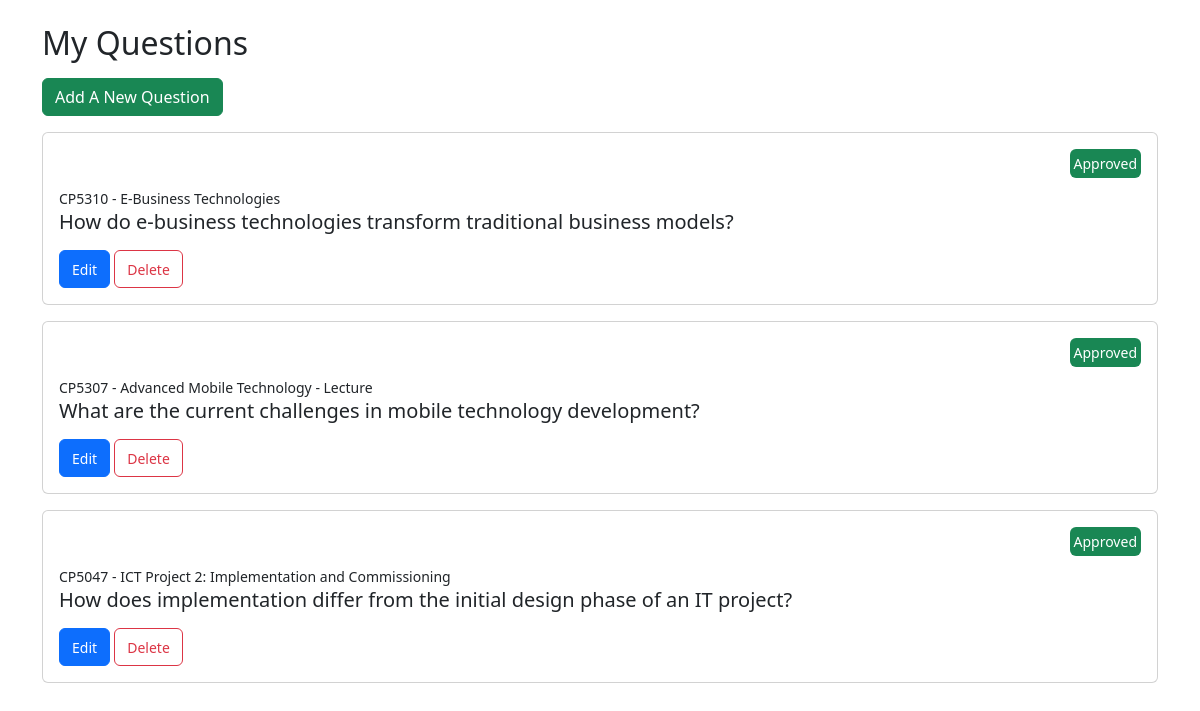
The app's page /myquestions.php (signed in) with its own data.
### tables this page shows
CREATE TABLE `questions` (
  `id` int(11) NOT NULL,
  `user_id` int(11) NOT NULL,
  `subject_id` int(11) NOT NULL,
  `question` text NOT NULL,
  `created_at` timestamp NOT NULL DEFAULT current_timestamp(),
  `approved` int(11) NOT NULL DEFAULT 0
);

### myquestions.php (the view, shortened to what this page needs)
<?php
include 'db.php';
$user_id = $_SESSION['user_id'];
$subjects_query = "SELECT * FROM subjects";
$subjects_result = mysqli_query($conn, $subjects_query);
$subjects = [];
while ($subject_row = mysqli_fetch_assoc($subjects_result)) {
    $subjects[$subject_row['id']] = $subject_row['code'] . " - " . $subject_row['name'];
}
$query = "SELECT * FROM questions WHERE user_id = '$user_id' ORDER BY created_at DESC";
$result = mysqli_query($conn, $query);
?>
<!DOCTYPE html>
<html lang="en">
<head>
    <link href="https://cdn.jsdelivr.net/npm/bootstrap@5.3.0/dist/css/bootstrap.min.css" rel="stylesheet">
    <link rel="stylesheet" href="styles/styles.css"/>
</head>
<body>
    <div class="container mt-4">
        <h2>My Questions</h2>
        <button class="btn btn-success mb-3 mt-2" id="addQuestionBtn" data-page="add_question">Add A New Question</button>
        <div id="questions-list">
            <?php
            if(mysqli_num_rows($result) > 0)
            {
             while ($row = mysqli_fetch_assoc($result)): ?>
                <div class="card mb-3">
                    <div class="card-body">
                        <div class="d-flex flex-row-reverse">
                        <h7>
                            <?php
                            if($row['approved'] == 1)
                            {
                                ?>
                                    <small class="d-inline-block p-1 mb-2 bg-success text-white rounded"> Approved</small>                                <?php
                            }else if($row['approved'] == 0){
                                ?>
                                    <small class="d-inline-block p-1 mb-2 bg-secondary text-white rounded">Pending Approval</small>
                                <?php
                            }else{
                                ?>
                                    <small class="d-inline-block p-1 mb-2 bg-danger text-white rounded text-xs">Declined</small>
                                <?php
                            }
                            ?>
                        </h7>
                        </div>
                        <small ><?= isset($subjects[$row['subject_id']]) ? $subjects[$row['subject_id']] : 'Unknown Subject' ?></small>
                        <h5 class="card-title"><?= htmlspecialchars($row['question']) ?></h5>
                        <button class="btn btn-primary edit-question mt-2" data-id="<?= $row['id'] ?>" data-bs-toggle="modal" data-bs-target="#editQuestionModal"><small>Edit</small></button>
                        <button class="btn btn-outline-danger delete-question mt-2" data-id="<?= $row['id'] ?>"><small>Delete</small></button>
                    </div>
                </div>
            <?php endwhile;
            }else{
                ?>
                <div class="text-muted">You have not posted a question.</div>
                <?php
            } ?>
        </div>
    </div>
</body>
</html>

### records on screen
questions: approved "Approved", subject "CP5310 - E-Business Technologies", question "How do e-business technologies transform traditional business models?"
questions: approved "Approved", subject "CP5307 - Advanced Mobile Technology - Lecture", question "What are the current challenges in mobile technology development?"
questions: approved "Approved", subject "CP5047 - ICT Project 2: Implementation and Commissioning", question "How does implementation differ from the initial design phase of an IT project?"
